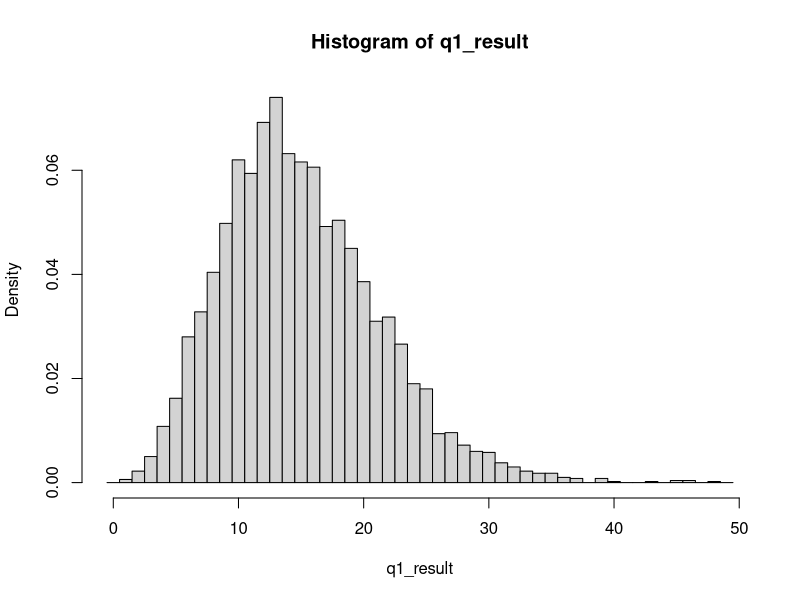

Generate this figure with R:
set.seed(10)
m <- 5000 #sample
r <- 10 #success
p <- 0.6 #success probability
x <- 0:100 #where it is enough to include all density
pdf <- factorial(x+r-1) / (factorial(x) * factorial(r-1)) * (1-p)^r * p^x
cdf <- cumsum(pdf)

u <- runif(m)
q1_result <- NULL

for(i in 1:m){
  x_i = min(which(u[i] <= cdf)) - 1
  q1_result <- c(q1_result, x_i)
}

hist(q1_result, breaks = seq(-0.5, 50, by = 1), freq = FALSE)